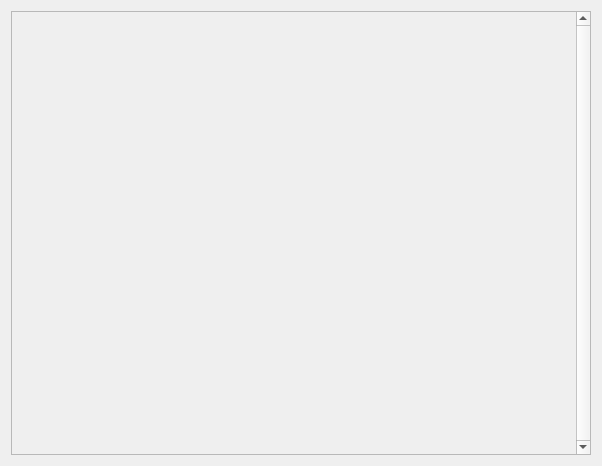
<?xml version="1.0" encoding="UTF-8"?>
<ui version="4.0">
 <class>DynamicWrapScoreWidget</class>
 <widget class="QWidget" name="DynamicWrapScoreWidget">
  <property name="geometry">
   <rect>
    <x>0</x>
    <y>0</y>
    <width>602</width>
    <height>466</height>
   </rect>
  </property>
  <property name="windowTitle">
   <string>Form</string>
  </property>
  <layout class="QVBoxLayout" name="verticalLayout">
   <item>
    <widget class="QStackedWidget" name="mainStackWidget">
     <property name="currentIndex">
      <number>0</number>
     </property>
     <widget class="QWidget" name="fullScoreWidgetScrollAreaContainerWidget">
      <layout class="QVBoxLayout" name="verticalLayout_3">
       <property name="margin">
        <number>0</number>
       </property>
       <item>
        <widget class="QScrollArea" name="fullScoreWidgetScrollArea">
         <property name="sizePolicy">
          <sizepolicy hsizetype="Expanding" vsizetype="Expanding">
           <horstretch>0</horstretch>
           <verstretch>0</verstretch>
          </sizepolicy>
         </property>
         <property name="verticalScrollBarPolicy">
          <enum>Qt::ScrollBarAlwaysOn</enum>
         </property>
         <property name="horizontalScrollBarPolicy">
          <enum>Qt::ScrollBarAlwaysOff</enum>
         </property>
         <property name="widgetResizable">
          <bool>true</bool>
         </property>
         <widget class="ExtendedGuidoWidget" name="fullScoreWidget">
          <property name="geometry">
           <rect>
            <x>0</x>
            <y>0</y>
            <width>565</width>
            <height>446</height>
           </rect>
          </property>
          <property name="sizePolicy">
           <sizepolicy hsizetype="Preferred" vsizetype="Preferred">
            <horstretch>0</horstretch>
            <verstretch>0</verstretch>
           </sizepolicy>
          </property>
         </widget>
        </widget>
       </item>
      </layout>
     </widget>
     <widget class="QWidget" name="lineScoreStretchWidget">
      <layout class="QVBoxLayout" name="verticalLayout_2">
       <property name="spacing">
        <number>0</number>
       </property>
       <property name="margin">
        <number>0</number>
       </property>
       <item>
        <widget class="QWidget" name="lineScoreContainerWidget" native="true">
         <layout class="QVBoxLayout" name="verticalLayout_4">
          <property name="spacing">
           <number>0</number>
          </property>
          <property name="margin">
           <number>0</number>
          </property>
         </layout>
        </widget>
       </item>
       <item>
        <spacer name="spacer">
         <property name="orientation">
          <enum>Qt::Vertical</enum>
         </property>
         <property name="sizeHint" stdset="0">
          <size>
           <width>0</width>
           <height>0</height>
          </size>
         </property>
        </spacer>
       </item>
      </layout>
      <zorder>lineScoreContainerWidget</zorder>
      <zorder>spacer</zorder>
     </widget>
    </widget>
   </item>
  </layout>
 </widget>
 <customwidgets>
  <customwidget>
   <class>ExtendedGuidoWidget</class>
   <extends>QWidget</extends>
   <header>guido/ExtendedGuidoWidget.h</header>
   <container>1</container>
  </customwidget>
 </customwidgets>
 <resources/>
 <connections/>
</ui>
